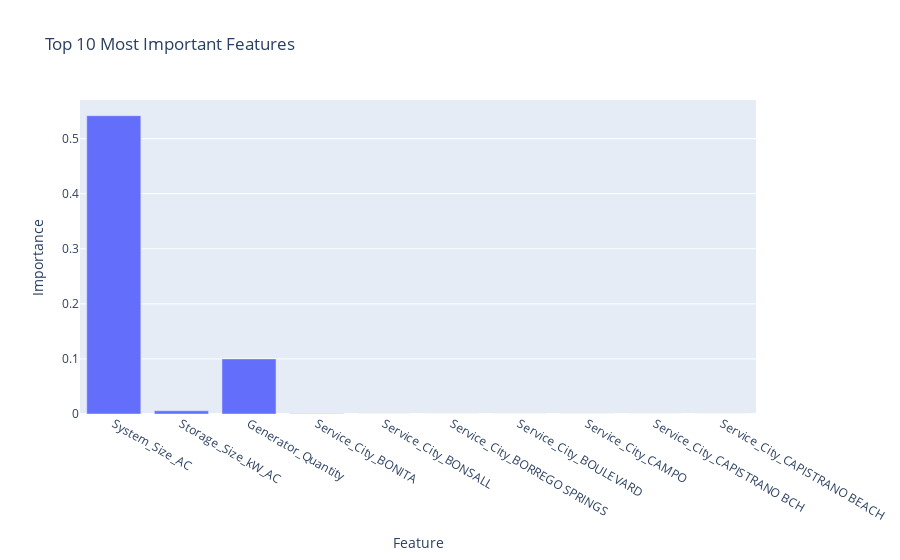

Notebook code for this chart:
### Code cell
# Plot the most important features
top_features = feature_importance_df.head(10)
fig_top = px.bar(top_features, x='Feature', y='Importance', title='Top 10 Most Important Features')
fig_top.show()

### Figure 1 — Plotly figure (JSON) as saved in the notebook; plotly's stock layout.template omitted (floating-point values rounded to 4 significant figures)
{"data": [{"alignmentgroup": "True", "hovertemplate": "Feature=%{x}<br>Importance=%{y}<extra></extra>", "legendgroup": "", "marker": {"color": "#636efa", "pattern": {"shape": ""}}, "name": "", "offsetgroup": "", "orientation": "v", "showlegend": false, "textposition": "auto", "type": "bar", "x": ["System_Size_AC", "Storage_Size_kW_AC", "Generator_Quantity", "Service_City_BONITA", "Service_City_BONSALL", "Service_City_BORREGO SPRINGS", "Service_City_BOULEVARD", "Service_City_CAMPO", "Service_City_CAPISTRANO BCH", "Service_City_CAPISTRANO BEACH"], "xaxis": "x", "y": [0.5416, 0.005822, 0.1, 0.0002688, 0.0001739, 7.063e-05, 1.989e-05, 0.0001553, 2.232e-05, 1.678e-06], "yaxis": "y"}], "layout": {"barmode": "relative", "legend": {"tracegroupgap": 0}, "title": {"text": "Top 10 Most Important Features"}, "xaxis": {"anchor": "y", "domain": [0, 1], "title": {"text": "Feature"}}, "yaxis": {"anchor": "x", "domain": [0, 1], "title": {"text": "Importance"}}}}
